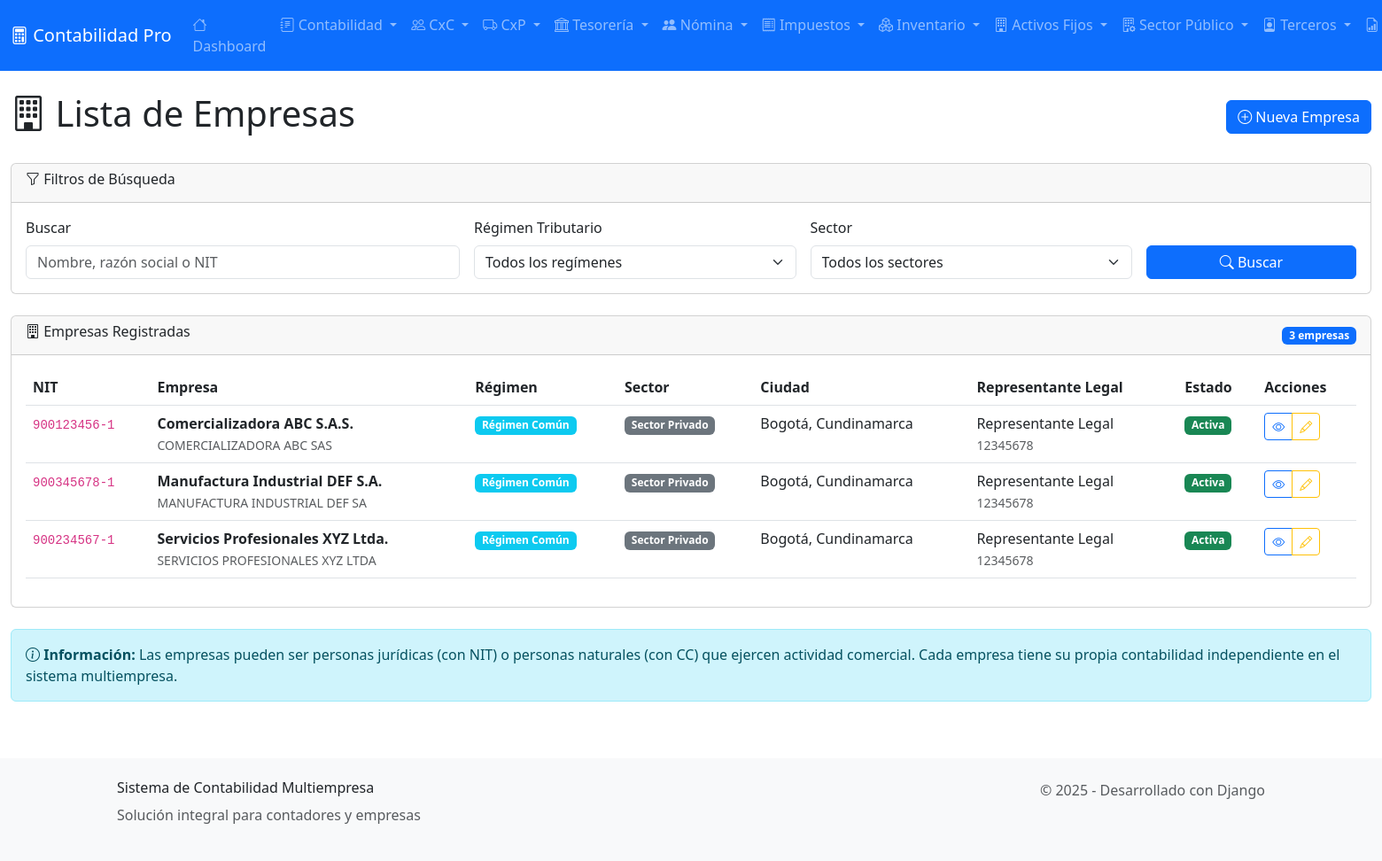
Page /companies/ (signed in) on the committed database.
### core/models.py (models this page shows, shortened)
class Company(models.Model):
    REGIME_CHOICES = [
        ('simplified', 'Régimen Simplificado'),
        ('common', 'Régimen Común'),
        ('special', 'Régimen Especial'),
        ('public', 'Sector Público'),
    ]
    SECTOR_CHOICES = [
        ('private', 'Sector Privado'),
        ('public', 'Sector Público'),
        ('mixed', 'Economía Mixta'),
    ]
    id = models.UUIDField(primary_key=True, default=uuid.uuid4, editable=False)
    name = models.CharField(max_length=200)
    legal_name = models.CharField(max_length=200)
    tax_id = models.CharField(max_length=20, unique=True, help_text="NIT/RUC")
    tax_id_dv = models.CharField(max_length=2, blank=True, help_text="Dígito de verificación")
    country = models.ForeignKey(Country, on_delete=models.PROTECT)
    address = models.TextField()
    city = models.CharField(max_length=100)
    state = models.CharField(max_length=100)
    postal_code = models.CharField(max_length=20, blank=True)
    phone = models.CharField(max_length=20, blank=True)
    email = models.EmailField()
    website = models.URLField(blank=True)
    regime = models.CharField(max_length=20, choices=REGIME_CHOICES)
    sector = models.CharField(max_length=20, choices=SECTOR_CHOICES, default='private')
    functional_currency = models.CharField(max_length=3, default='COP')
    fiscal_year_start = models.DateField(help_text="Inicio del año fiscal")
    fiscal_year_end = models.DateField(help_text="Fin del año fiscal")
    legal_representative = models.CharField(max_length=200)
    legal_rep_document = models.CharField(max_length=20)
    logo = models.ImageField(upload_to='company_logos/', blank=True)
    is_active = models.BooleanField(default=True)
    settings = models.JSONField(default=dict, help_text="Configuraciones específicas de la empresa")
    created_at = models.DateTimeField(auto_now_add=True)
    updated_at = models.DateTimeField(auto_now=True)
    created_by = models.ForeignKey(User, on_delete=models.PROTECT, related_name='companies_created')
    class Meta:
        db_table = 'core_companies'
        verbose_name = 'Empresa'
        verbose_name_plural = 'Empresas'
        ordering = ['name']

### core/views.py (the view)
# urls.py: path('companies/', views.company_list, name='company_list'),
@login_required
def company_list(request):
    search = request.GET.get('search', '')
    regime = request.GET.get('regime', '')
    sector = request.GET.get('sector', '')
    companies = Company.objects.all()
    if search:
        companies = companies.filter(
            Q(name__icontains=search) |
            Q(legal_name__icontains=search) |
            Q(tax_id__icontains=search)
        )
    if regime:
        companies = companies.filter(regime=regime)
    if sector:
        companies = companies.filter(sector=sector)
    paginator = Paginator(companies, 20)
    page_number = request.GET.get('page')
    page_obj = paginator.get_page(page_number)
    regime_choices = Company.REGIME_CHOICES
    sector_choices = Company.SECTOR_CHOICES
    context = {
        'page_obj': page_obj,
        'regime_choices': regime_choices,
        'sector_choices': sector_choices,
        'search': search,
        'selected_regime': regime,
        'selected_sector': sector,
    }
    return render(request, 'core/company_list.html', context)

### templates/core/company_list.html (shortened to what this page needs)
{% extends 'base.html' %}
{% block content %}
<div class="row">
    <div class="col-12">
        <div class="d-flex justify-content-between align-items-center mb-4">
            <h1><i class="bi bi-building"></i> Lista de Empresas</h1>
            <a href="{% url 'core:new_company' %}" class="btn btn-primary">
                <i class="bi bi-plus-circle"></i> Nueva Empresa
            </a>
        </div>
    </div>
</div>
<div class="row mb-4">
    <div class="col-12">
        <div class="card">
            <div class="card-header">
                <h6><i class="bi bi-funnel"></i> Filtros de Búsqueda</h6>
            </div>
            <div class="card-body">
                <form method="get" class="row g-3">
                    <div class="col-md-4">
                        <label for="search" class="form-label">Buscar</label>
                        <input type="text" class="form-control" id="search" name="search"
                               value="{{ search }}" placeholder="Nombre, razón social o NIT">
                    </div>
                    <div class="col-md-3">
                        <label for="regime" class="form-label">Régimen Tributario</label>
                        <select class="form-select" id="regime" name="regime">
                            <option value="">Todos los regímenes</option>
                        </select>
                    </div>
                    <div class="col-md-3">
                        <label for="sector" class="form-label">Sector</label>
                        <select class="form-select" id="sector" name="sector">
                            <option value="">Todos los sectores</option>
                        </select>
                    </div>
                    <div class="col-md-2">
                        <label class="form-label">&nbsp;</label>
                        <div class="d-grid">
                            <button type="submit" class="btn btn-primary">
                                <i class="bi bi-search"></i> Buscar
                            </button>
                        </div>
                    </div>
                </form>
            </div>
        </div>
    </div>
</div>
<div class="row">
    <div class="col-12">
        <div class="card">
            <div class="card-header d-flex justify-content-between align-items-center">
                <h6><i class="bi bi-building"></i> Empresas Registradas</h6>
                <span class="badge bg-primary">{{ page_obj.paginator.count }} empresas</span>
            </div>
            <div class="card-body">
                {% if page_obj %}
                    <div class="table-responsive">
                        <table class="table table-hover">
                            <thead>
                                <tr>
                                    <th>NIT</th>
                                    <th>Empresa</th>
                                    <th>Régimen</th>
                                    <th>Sector</th>
                                    <th>Ciudad</th>
                                    <th>Representante Legal</th>
                                    <th>Estado</th>
                                    <th>Acciones</th>
                                </tr>
                            </thead>
                            <tbody>
                                {% for company in page_obj %}
                                <tr>
                                    <td>
                                        <code>{{ company.tax_id }}{% if company.tax_id_dv %}-{{ company.tax_id_dv }}{% endif %}</code>
                                    </td>
                                    <td>
                                        <strong>{{ company.name }}</strong>
                                        {% if company.legal_name != company.name %}
                                            <br><small class="text-muted">{{ company.legal_name }}</small>
                                        {% endif %}
                                    </td>
                                    <td>
                                        <span class="badge bg-info">{{ company.get_regime_display }}</span>
                                    </td>
                                    <td>
                                        <span class="badge bg-secondary">{{ company.get_sector_display }}</span>
                                    </td>
                                    <td>{{ company.city }}, {{ company.state }}</td>
                                    <td>
                                        {{ company.legal_representative }}
                                        <br><small class="text-muted">{{ company.legal_rep_document }}</small>
                                    </td>
                                    <td>
                                        {% if company.is_active %}
                                            <span class="badge bg-success">Activa</span>
                                        {% else %}
                                            <span class="badge bg-danger">Inactiva</span>
                                        {% endif %}
                                    </td>
                                    <td>
                                        <div class="btn-group btn-group-sm">
                                            <a href="{% url 'core:company_detail' company.id %}"
                                               class="btn btn-outline-primary" title="Ver">
                                                <i class="bi bi-eye"></i>
                                            </a>
                                            <a href="{% url 'core:edit_company' company.id %}"
                                               class="btn btn-outline-warning" title="Editar">
                                                <i class="bi bi-pencil"></i>
                                            </a>
                                        </div>
                                    </td>
                                </tr>
                                {% endfor %}
                            </tbody>
                        </table>
                    </div>
                {% endif %}
            </div>
        </div>
    </div>
</div>
<div class="row mt-4">
    <div class="col-12">
        <div class="alert alert-info">
            <i class="bi bi-info-circle"></i>
            <strong>Información:</strong> Las empresas pueden ser personas jurídicas (con NIT) o personas naturales (con CC) que ejercen actividad comercial.
            Cada empresa tiene su propia contabilidad independiente en el sistema multiempresa.
        </div>
    </div>
</div>
{% endblock %}

### templates/base.html (shortened to what this page needs)
<!DOCTYPE html>
<html lang="es">
<head>
    <link href="https://cdn.jsdelivr.net/npm/bootstrap@5.3.0/dist/css/bootstrap.min.css" rel="stylesheet">
    <link href="https://cdn.jsdelivr.net/npm/bootstrap-icons@1.10.0/font/bootstrap-icons.css" rel="stylesheet">
</head>
<body>
    <nav class="navbar navbar-expand-lg navbar-dark bg-primary">
        <div class="container-fluid">
            <a class="navbar-brand" href="{% url 'core:dashboard' %}">
                <i class="bi bi-calculator"></i> Contabilidad Pro
            </a>
            <div class="collapse navbar-collapse" id="navbarNav">
                <ul class="navbar-nav me-auto">
                    <li class="nav-item">
                        <a class="nav-link" href="{% url 'core:dashboard' %}">
                            <i class="bi bi-house"></i> Dashboard
                        </a>
                    </li>
                    <li class="nav-item dropdown">
                        <a class="nav-link dropdown-toggle" href="#" role="button" data-bs-toggle="dropdown" aria-expanded="false">
                            <i class="bi bi-journal-text"></i> Contabilidad
                        </a>
                    </li>
                    <li class="nav-item dropdown">
                        <a class="nav-link dropdown-toggle" href="#" role="button" data-bs-toggle="dropdown" aria-expanded="false">
                            <i class="bi bi-people"></i> CxC
                        </a>
                    </li>
                    <li class="nav-item dropdown">
                        <a class="nav-link dropdown-toggle" href="#" role="button" data-bs-toggle="dropdown" aria-expanded="false">
                            <i class="bi bi-truck"></i> CxP
                        </a>
                    </li>
                    <li class="nav-item dropdown">
                        <a class="nav-link dropdown-toggle" href="#" role="button" data-bs-toggle="dropdown" aria-expanded="false">
                            <i class="bi bi-bank"></i> Tesorería
                        </a>
                    </li>
                    <li class="nav-item dropdown">
                        <a class="nav-link dropdown-toggle" href="#" role="button" data-bs-toggle="dropdown" aria-expanded="false">
                            <i class="bi bi-people-fill"></i> Nómina
                        </a>
                    </li>
                    <li class="nav-item dropdown">
                        <a class="nav-link dropdown-toggle" href="#" role="button" data-bs-toggle="dropdown" aria-expanded="false">
                            <i class="bi bi-receipt"></i> Impuestos
                        </a>
                    </li>
                    <li class="nav-item dropdown">
                        <a class="nav-link dropdown-toggle" href="#" role="button" data-bs-toggle="dropdown" aria-expanded="false">
                            <i class="bi bi-boxes"></i> Inventario
                        </a>
                    </li>
                    <li class="nav-item dropdown">
                        <a class="nav-link dropdown-toggle" href="#" role="button" data-bs-toggle="dropdown" aria-expanded="false">
                            <i class="bi bi-building"></i> Activos Fijos
                        </a>
                    </li>
                    <li class="nav-item dropdown">
                        <a class="nav-link dropdown-toggle" href="#" role="button" data-bs-toggle="dropdown" aria-expanded="false">
                            <i class="bi bi-building-gear"></i> Sector Público
                        </a>
                    </li>
                    <li class="nav-item dropdown">
                        <a class="nav-link dropdown-toggle" href="#" role="button" data-bs-toggle="dropdown" aria-expanded="false">
                            <i class="bi bi-person-badge"></i> Terceros
                        </a>
                    </li>
                    <li class="nav-item dropdown">
                        <a class="nav-link dropdown-toggle" href="#" role="button" data-bs-toggle="dropdown" aria-expanded="false">
                            <i class="bi bi-file-earmark-bar-graph"></i> Reportes
                        </a>
                    </li>
                </ul>
            </div>
        </div>
    </nav>
    <main class="container-fluid mt-4">
        {% block content %}{% endblock %}
    </main>
    <footer class="bg-light mt-5 py-4">
        <div class="container">
            <div class="row">
                <div class="col-md-6">
                    <h6>Sistema de Contabilidad Multiempresa</h6>
                    <p class="text-muted">Solución integral para contadores y empresas</p>
                </div>
                <div class="col-md-6 text-end">
                    <p class="text-muted">© 2025 - Desarrollado con Django</p>
                </div>
            </div>
        </div>
    </footer>
</body>
</html>

### rows in the picture
Company: tax_id "900123456", tax_id_dv "1", name "Comercializadora ABC S.A.S.", legal_name "COMERCIALIZADORA ABC SAS", regime "Régimen Común", sector "Sector Privado", city "Bogotá", state "Cundinamarca", legal_representative "Representante Legal", legal_rep_document "12345678", is_active "Activa"
Company: tax_id "900345678", tax_id_dv "1", name "Manufactura Industrial DEF S.A.", legal_name "MANUFACTURA INDUSTRIAL DEF SA", regime "Régimen Común", sector "Sector Privado", city "Bogotá", state "Cundinamarca", legal_representative "Representante Legal", legal_rep_document "12345678", is_active "Activa"
Company: tax_id "900234567", tax_id_dv "1", name "Servicios Profesionales XYZ Ltda.", legal_name "SERVICIOS PROFESIONALES XYZ LTDA", regime "Régimen Común", sector "Sector Privado", city "Bogotá", state "Cundinamarca", legal_representative "Representante Legal", legal_rep_document "12345678", is_active "Activa"

### other values in the picture
{{ page_obj.paginator.count }} "3"
